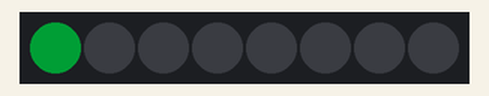
Recording of a sketch running on a simulated Arduino Uno, built with avr-gcc and run on an emulated ATmega328P. Parts: 8 RGB LEDs in strip order, left to right. Dim RGB values are drawn brighter than linear.

Above: at 0.05 s.
At 0.55 s:
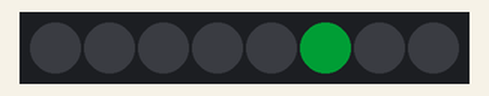
At 1.05 s:
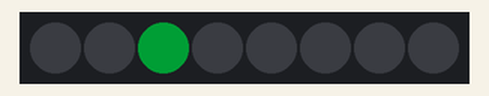
Timing chart, 0 to 40.0 s (numbered marks = the images above):
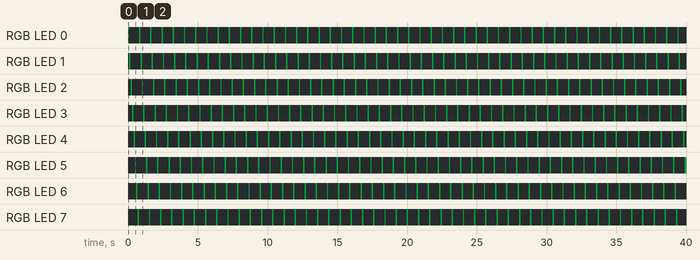

The sketch:

neopixel_status_bar.ino
```cpp
#include <Adafruit_NeoPixel.h>

Adafruit_NeoPixel strip(8, 6, NEO_GRB + NEO_KHZ800);

void setup() {
  strip.begin();
  strip.clear();
  strip.show();
}

void loop() {
  for (int i = 0; i < strip.numPixels(); i++) {
    strip.clear();
    strip.setPixelColor(i, strip.Color(0, 30, 10));
    strip.show();
    delay(100);
  }
}
```

Measured:
- by itself, RGB LED 0–7: alternates RGB(0, 30, 10) for 0.10 s and off for 0.70 s
- by itself, everything shown: repeats every 0.80 s, in 8 steps
